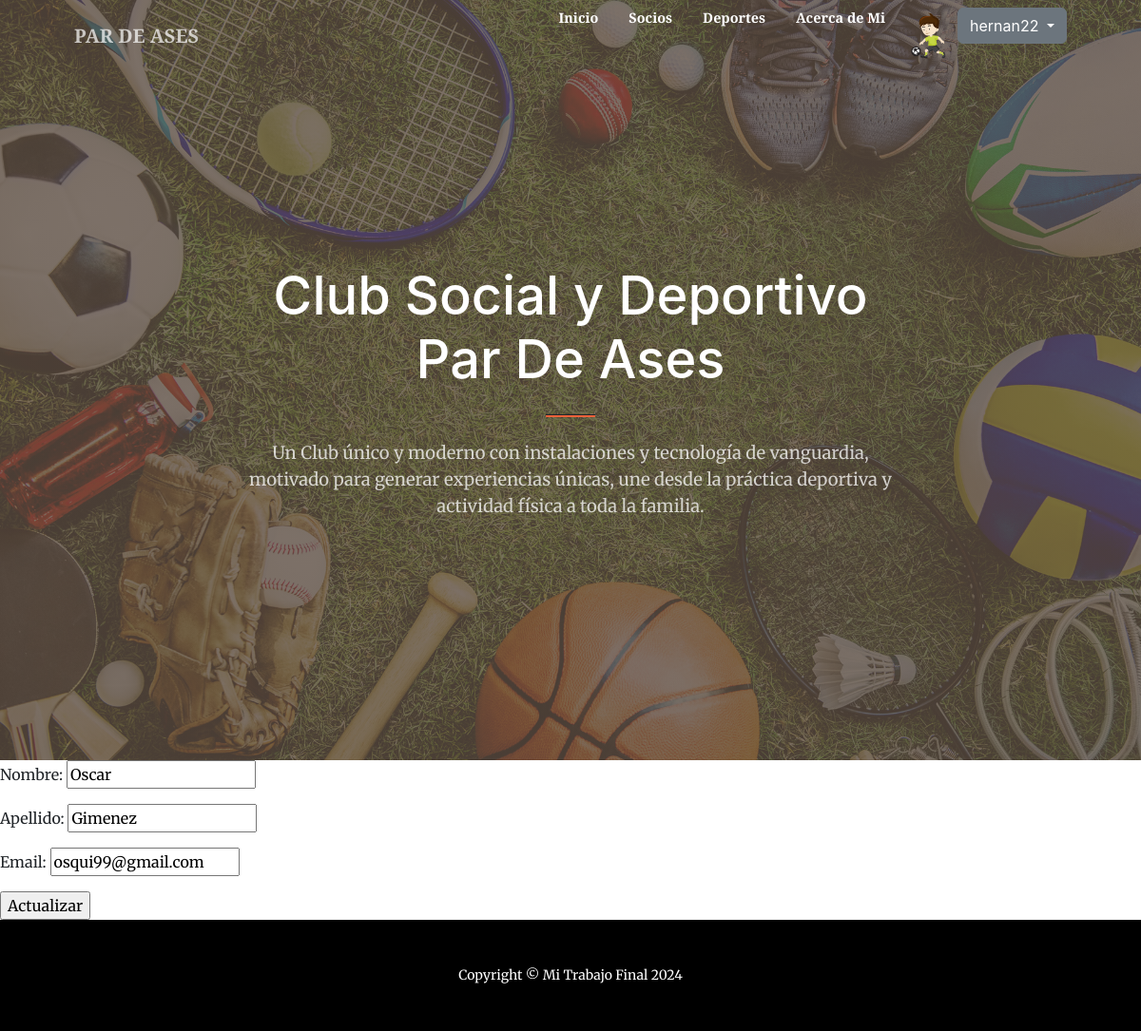
Page /socio-update/4/ (signed in) on the committed database.
### users/models.py (models this page shows, shortened)
class Imagen(models.Model):
    user = models.OneToOneField(User, on_delete=models.CASCADE)
    imagen = models.ImageField(upload_to='imagenes', null=True, blank = True)

### AppClub/models.py (models this page shows)
class Socio(models.Model):
    nombre = models.CharField(max_length=40)
    apellido = models.CharField(max_length=20)
    email = models.EmailField(max_length=40)

### AppClub/views.py (the view)
# urls.py: path('socio-update/<int:pk>/', views.SocioUpdateView.as_view(), name="SocioUpdate"),
class SocioUpdateView(LoginRequiredMixin, UpdateView):
    model = Socio
    success_url = reverse_lazy("SocioList")
    fields = ["nombre", "apellido", "email"]
    template_name = "AppClub/socio_update.html"

### AppClub/templates/AppClub/socio_update.html (shortened to what this page needs)
{% extends 'AppClub/base.html' %}
{% load static %}
{% block main %}
<form method="POST">
    {{ form.as_p }}
    <input type="submit" value="Actualizar">
</form>
{% endblock main %}

### AppClub/templates/AppClub/base.html (shortened to what this page needs)
        {% load static %}
        <!DOCTYPE html>
    <html lang="en">
    <head>
        <link href="https://cdn.jsdelivr.net/npm/bootstrap-icons@1.5.0/font/bootstrap-icons.css" rel="stylesheet" />
        <link href="https://cdnjs.cloudflare.com/ajax/libs/SimpleLightbox/2.1.0/simpleLightbox.min.css" rel="stylesheet" />
        <link href="{% static 'AppClub/css/styles.css'%}" rel="stylesheet" />
    </head>
    <body id="page-top">
        <nav class="navbar navbar-expand-lg navbar-light fixed-top py-83" id="mainNav">
            <div class="container px-4 px-lg-5">
                <a class="navbar-brand" href="#page-top">PAR DE ASES</a>
                <div class="collapse navbar-collapse" id="navbarResponsive">
                    <ul class="navbar-nav ms-auto my-2 my-lg-0">
                        <li class="nav-item"><a class="nav-link text-white" href="{% url 'Inicio' %}">Inicio</a></li>
                        <li class="nav-item"><a class="nav-link text-white" href="{% url 'SocioList' %}">Socios</a></li>
                        <li class="nav-item"><a class="nav-link text-white" href="{% url 'DeporteList' %}">Deportes</a></li>
                        <li class="nav-item"><a class="nav-link text-white" href="{% url 'acercademi' %}">Acerca de Mi</a></li>
                        {% if request.user.is_authenticated %}
                            <img src="{{request.user.imagen.imagen.url}}" alt="" style="height: 60px;width: 60px;">
                            <div class="dropdown">
                                <button class="btn btn-secondary dropdown-toggle" type="button" id="dropdownMenuButton1" data-bs-toggle="dropdown" aria-expanded="false">
                                    {{ request.user.username }}
                                </button>
                            </div>
                        {% endif %}
                    </ul>
                </div>
            </div>
        </nav>
        <header class="masthead">
            <div class="container px-4 px-lg-5 h-100">
                <div class="row gx-4 gx-lg-5 h-100 align-items-center justify-content-center text-center">
                    <div class="col-lg-8 align-self-end">
                        <h1 class="text-white font-weight-bold">Club Social y Deportivo Par De Ases</h1>
                        <hr class="divider" />
                    </div>
                    <div class="col-lg-8 align-self-baseline">
                        <p class="text-white-75 mb-5">Un Club único y moderno con instalaciones y tecnología de vanguardia, motivado para generar experiencias únicas, une desde la práctica deportiva y actividad física a toda la familia.</p>
                    </div>
                </div>
            </div>
        </header>
        {% block main %}
        {% endblock main %}
        <footer class="py-5 bg-black">
            <div class="container px-5"><p class="m-0 text-center text-white small">Copyright &copy; Mi Trabajo Final 2024</p></div>
        </footer>
    </body>
</html>

### rows in the picture
Socio: nombre "Oscar", apellido "Gimenez", email "osqui99@gmail.com"

### other values in the picture
{{ request.user.username }} "hernan22"
